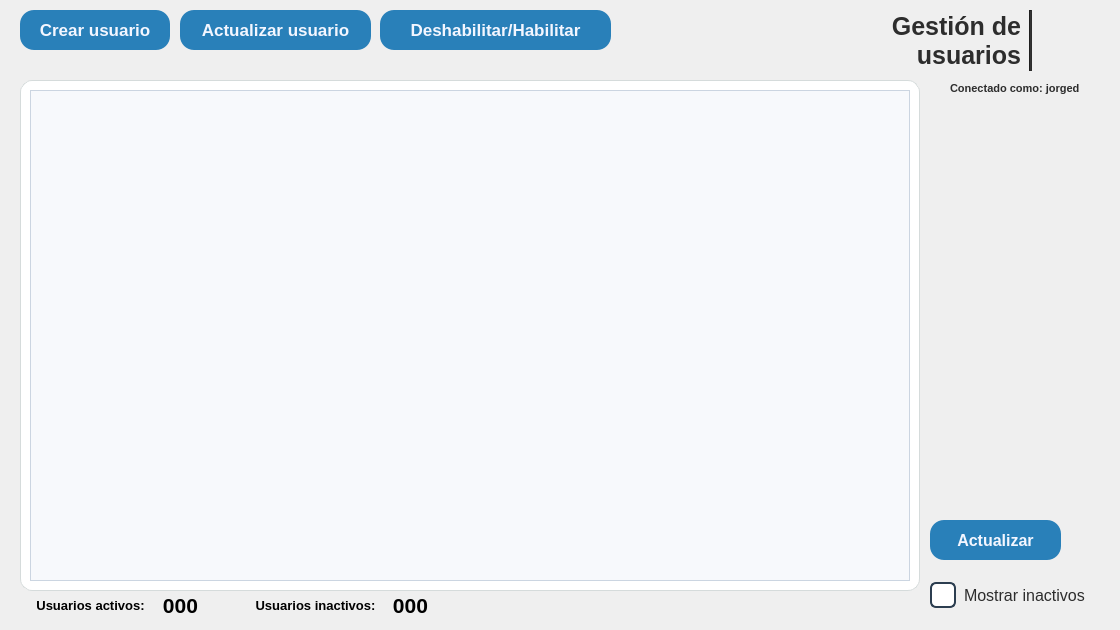
     <widget class="QWidget" name="admin_gestion_usuarios">
      <widget class="QPushButton" name="btnCrear_usuario">
       <property name="geometry">
        <rect>
         <x>20</x>
         <y>10</y>
         <width>150</width>
         <height>40</height>
        </rect>
       </property>
       <property name="sizePolicy">
        <sizepolicy hsizetype="Minimum" vsizetype="Fixed">
         <horstretch>0</horstretch>
         <verstretch>0</verstretch>
        </sizepolicy>
       </property>
       <property name="minimumSize">
        <size>
         <width>120</width>
         <height>40</height>
        </size>
       </property>
       <property name="maximumSize">
        <size>
         <width>150</width>
         <height>40</height>
        </size>
       </property>
       <property name="font">
        <font>
         <family>Segoe UI</family>
         <pointsize>13</pointsize>
         <bold>true</bold>
        </font>
       </property>
       <property name="cursor">
        <cursorShape>PointingHandCursor</cursorShape>
       </property>
       <property name="layoutDirection">
        <enum>Qt::LayoutDirection::LeftToRight</enum>
       </property>
       <property name="styleSheet">
        <string notr="true">QPushButton {
   background-color: #2980b9;
    color: #F3F6FF;
    border: none;
    padding: 8px 6px;
    border-radius: 14px;
}
QPushButton:hover {
	background-color: #0D47A1;
}</string>
       </property>
       <property name="text">
        <string>Crear usuario</string>
       </property>
       <property name="icon">
        <iconset resource="../icons/resources_ui.qrc">
         <normaloff>:/icons/new_home_white.png</normaloff>:/icons/new_home_white.png</iconset>
       </property>
       <property name="iconSize">
        <size>
         <width>18</width>
         <height>18</height>
        </size>
       </property>
      </widget>
      <widget class="QFrame" name="frameTabla_usuarios">
       <property name="geometry">
        <rect>
         <x>20</x>
         <y>80</y>
         <width>900</width>
         <height>511</height>
        </rect>
       </property>
       <property name="minimumSize">
        <size>
         <width>900</width>
         <height>450</height>
        </size>
       </property>
       <property name="maximumSize">
        <size>
         <width>16777215</width>
         <height>550</height>
        </size>
       </property>
       <property name="styleSheet">
        <string notr="true">QFrame#frameTabla_usuarios {
    border: 1px solid #d5dbdb;
    border-radius: 12px;
    background-color: white;
}</string>
       </property>
       <property name="frameShape">
        <enum>QFrame::Shape::StyledPanel</enum>
       </property>
       <property name="frameShadow">
        <enum>QFrame::Shadow::Raised</enum>
       </property>
       <layout class="QHBoxLayout" name="horizontalLayout_3">
        <item>
         <widget class="QTableView" name="tableW_usuarios">
          <property name="styleSheet">
           <string notr="true">QTableView {
    background-color: #F7F9FC;
    gridline-color: #E3E8EF;
    color: #0B1321;
    alternate-background-color: #E3F2FD;
    selection-background-color: #2980b9;
    selection-color: #FFFFFF;
    border: 1px solid #CBD5E1;
}

/* Cabecera horizontal */
QHeaderView::section {
    background-color: #ECF0F1;   /* encabezado */
    color: #2C3E50;              /* azul oscuro */
    font-weight: bold;
    border: none;
    padding: 6px;
}

/* Cabecera vertical */
QHeaderView::section:vertical {
    background-color: #ECF0F1;
    color: #2C3E50;
    font-weight: bold;
    border: none;
    padding: 4px;
}

/* Botón de esquina (arriba a la izquierda) */
QTableCornerButton::section {
    background-color: transparent;
    border: none;
}

/* Scrollbar vertical */
QScrollBar:vertical {
    background: transparent;
    width: 10px;
    margin: 2px;
}

QScrollBar::handle:vertical {
    background: #CBD5E1;
    border-radius: 4px;
    min-height: 20px;
}

QScrollBar::handle:vertical:hover {
    background: #94A3B8;
}

QScrollBar::add-line:vertical,
QScrollBar::sub-line:vertical {
    background: none;
    border: none;
    height: 0px;
}</string>
          </property>
          <property name="editTriggers">
           <set>QAbstractItemView::EditTrigger::NoEditTriggers</set>
          </property>
          <property name="alternatingRowColors">
           <bool>true</bool>
          </property>
          <property name="selectionBehavior">
           <enum>QAbstractItemView::SelectionBehavior::SelectRows</enum>
          </property>
          <property name="showGrid">
           <bool>true</bool>
          </property>
          <property name="sortingEnabled">
           <bool>true</bool>
          </property>
         </widget>
        </item>
       </layout>
      </widget>
      <widget class="QPushButton" name="btnActualizar_usuario">
       <property name="geometry">
        <rect>
         <x>180</x>
         <y>10</y>
         <width>191</width>
         <height>40</height>
        </rect>
       </property>
       <property name="sizePolicy">
        <sizepolicy hsizetype="Minimum" vsizetype="Fixed">
         <horstretch>0</horstretch>
         <verstretch>0</verstretch>
        </sizepolicy>
       </property>
       <property name="minimumSize">
        <size>
         <width>120</width>
         <height>40</height>
        </size>
       </property>
       <property name="maximumSize">
        <size>
         <width>200</width>
         <height>40</height>
        </size>
       </property>
       <property name="font">
        <font>
         <family>Segoe UI</family>
         <pointsize>13</pointsize>
         <bold>true</bold>
        </font>
       </property>
       <property name="cursor">
        <cursorShape>PointingHandCursor</cursorShape>
       </property>
       <property name="layoutDirection">
        <enum>Qt::LayoutDirection::LeftToRight</enum>
       </property>
       <property name="styleSheet">
        <string notr="true">QPushButton {
   background-color: #2980b9;
    color: #F3F6FF;
    border: none;
    padding: 8px 6px;
    border-radius: 14px;
}
QPushButton:hover {
	background-color: #0D47A1;
}</string>
       </property>
       <property name="text">
        <string>Actualizar usuario</string>
       </property>
       <property name="icon">
        <iconset resource="../icons/resources_ui.qrc">
         <normaloff>:/icons/edit_white.png</normaloff>:/icons/edit_white.png</iconset>
       </property>
       <property name="iconSize">
        <size>
         <width>18</width>
         <height>18</height>
        </size>
       </property>
      </widget>
      <widget class="QPushButton" name="btnDisable_usuario">
       <property name="geometry">
        <rect>
         <x>380</x>
         <y>10</y>
         <width>231</width>
         <height>40</height>
        </rect>
       </property>
       <property name="sizePolicy">
        <sizepolicy hsizetype="Minimum" vsizetype="Fixed">
         <horstretch>0</horstretch>
         <verstretch>0</verstretch>
        </sizepolicy>
       </property>
       <property name="minimumSize">
        <size>
         <width>120</width>
         <height>40</height>
        </size>
       </property>
       <property name="maximumSize">
        <size>
         <width>250</width>
         <height>40</height>
        </size>
       </property>
       <property name="font">
        <font>
         <family>Segoe UI</family>
         <pointsize>13</pointsize>
         <bold>true</bold>
        </font>
       </property>
       <property name="cursor">
        <cursorShape>PointingHandCursor</cursorShape>
       </property>
       <property name="layoutDirection">
        <enum>Qt::LayoutDirection::LeftToRight</enum>
       </property>
       <property name="styleSheet">
        <string notr="true">QPushButton {
   background-color: #2980b9;
    color: #F3F6FF;
    border: none;
    padding: 8px 6px;
    border-radius: 14px;
}
QPushButton:hover {
	background-color: #0D47A1;
}</string>
       </property>
       <property name="text">
        <string>Deshabilitar/Habilitar</string>
       </property>
       <property name="icon">
        <iconset resource="../icons/resources_ui.qrc">
         <normaloff>:/icons/confirm_white.png</normaloff>:/icons/confirm_white.png</iconset>
       </property>
       <property name="iconSize">
        <size>
         <width>18</width>
         <height>18</height>
        </size>
       </property>
      </widget>
      <widget class="QLabel" name="lblTitulo_usuarios">
       <property name="geometry">
        <rect>
         <x>880</x>
         <y>0</y>
         <width>141</width>
         <height>81</height>
        </rect>
       </property>
       <property name="font">
        <font>
         <family>Segoe UI</family>
         <pointsize>19</pointsize>
         <bold>true</bold>
        </font>
       </property>
       <property name="styleSheet">
        <string notr="true">color: #2d2d2d;
background-color: transparent;</string>
       </property>
       <property name="frameShape">
        <enum>QFrame::Shape::NoFrame</enum>
       </property>
       <property name="frameShadow">
        <enum>QFrame::Shadow::Plain</enum>
       </property>
       <property name="text">
        <string>Gestión de usuarios</string>
       </property>
       <property name="scaledContents">
        <bool>false</bool>
       </property>
       <property name="alignment">
        <set>Qt::AlignmentFlag::AlignRight|Qt::AlignmentFlag::AlignTrailing|Qt::AlignmentFlag::AlignVCenter</set>
       </property>
       <property name="wordWrap">
        <bool>true</bool>
       </property>
       <property name="indent">
        <number>0</number>
       </property>
      </widget>
      <widget class="QLabel" name="lblLogo_usuarios">
       <property name="geometry">
        <rect>
         <x>1039</x>
         <y>10</y>
         <width>51</width>
         <height>61</height>
        </rect>
       </property>
       <property name="minimumSize">
        <size>
         <width>50</width>
         <height>50</height>
        </size>
       </property>
       <property name="maximumSize">
        <size>
         <width>130</width>
         <height>70</height>
        </size>
       </property>
       <property name="text">
        <string/>
       </property>
       <property name="pixmap">
        <pixmap resource="../icons/resources_ui.qrc">:/logos/logo_escuela_sinFondo.png</pixmap>
       </property>
       <property name="scaledContents">
        <bool>true</bool>
       </property>
      </widget>
      <widget class="Line" name="line_4">
       <property name="geometry">
        <rect>
         <x>1029</x>
         <y>10</y>
         <width>3</width>
         <height>61</height>
        </rect>
       </property>
       <property name="minimumSize">
        <size>
         <width>3</width>
         <height>61</height>
        </size>
       </property>
       <property name="maximumSize">
        <size>
         <width>3</width>
         <height>61</height>
        </size>
       </property>
       <property name="styleSheet">
        <string notr="true">background-color: #2d2d2d;</string>
       </property>
       <property name="orientation">
        <enum>Qt::Orientation::Vertical</enum>
       </property>
      </widget>
      <widget class="QLabel" name="lblInactivos_usuarios">
       <property name="geometry">
        <rect>
         <x>380</x>
         <y>590</y>
         <width>61</width>
         <height>31</height>
        </rect>
       </property>
       <property name="font">
        <font>
         <family>Segoe UI</family>
         <pointsize>16</pointsize>
         <bold>true</bold>
        </font>
       </property>
       <property name="styleSheet">
        <string notr="true"/>
       </property>
       <property name="text">
        <string>000</string>
       </property>
       <property name="alignment">
        <set>Qt::AlignmentFlag::AlignCenter</set>
       </property>
       <property name="wordWrap">
        <bool>true</bool>
       </property>
      </widget>
      <widget class="QLabel" name="lblTarjeta1_Titulo_11">
       <property name="geometry">
        <rect>
         <x>240</x>
         <y>590</y>
         <width>151</width>
         <height>31</height>
        </rect>
       </property>
       <property name="font">
        <font>
         <family>Segoe UI</family>
         <pointsize>10</pointsize>
         <bold>true</bold>
        </font>
       </property>
       <property name="styleSheet">
        <string notr="true"/>
       </property>
       <property name="text">
        <string>Usuarios inactivos:</string>
       </property>
       <property name="alignment">
        <set>Qt::AlignmentFlag::AlignCenter</set>
       </property>
       <property name="wordWrap">
        <bool>true</bool>
       </property>
      </widget>
      <widget class="QCheckBox" name="chkMostrar_inactivos_user">
       <property name="geometry">
        <rect>
         <x>930</x>
         <y>580</y>
         <width>171</width>
         <height>31</height>
        </rect>
       </property>
       <property name="font">
        <font>
         <family>Segoe UI</family>
         <pointsize>12</pointsize>
        </font>
       </property>
       <property name="cursor">
        <cursorShape>PointingHandCursor</cursorShape>
       </property>
       <property name="styleSheet">
        <string notr="true">QCheckBox {
    spacing: 8px;
    color: #2d2d2d;
}

QCheckBox::indicator {
    width: 22px;
    height: 22px;
    border: 2px solid #2c3e50;
    border-radius: 6px;
    background: #ffffff;
}

QCheckBox::indicator:hover {
    border: 2px solid #1565C0;
}

QCheckBox::indicator:checked {
    border: 2px solid #1565C0;
    background: #2980b9;  /* mantener blanco para que Qt pinte la palomita */
}</string>
       </property>
       <property name="text">
        <string>Mostrar inactivos</string>
       </property>
       <property name="iconSize">
        <size>
         <width>20</width>
         <height>20</height>
        </size>
       </property>
       <property name="tristate">
        <bool>false</bool>
       </property>
      </widget>
      <widget class="QLabel" name="lblTarjeta1_Titulo_12">
       <property name="geometry">
        <rect>
         <x>20</x>
         <y>590</y>
         <width>141</width>
         <height>31</height>
        </rect>
       </property>
       <property name="font">
        <font>
         <family>Segoe UI</family>
         <pointsize>10</pointsize>
         <bold>true</bold>
        </font>
       </property>
       <property name="styleSheet">
        <string notr="true"/>
       </property>
       <property name="text">
        <string>Usuarios activos:</string>
       </property>
       <property name="alignment">
        <set>Qt::AlignmentFlag::AlignCenter</set>
       </property>
       <property name="wordWrap">
        <bool>true</bool>
       </property>
      </widget>
      <widget class="QLabel" name="lblActivos_usuarios">
       <property name="geometry">
        <rect>
         <x>150</x>
         <y>590</y>
         <width>61</width>
         <height>31</height>
        </rect>
       </property>
       <property name="font">
        <font>
         <family>Segoe UI</family>
         <pointsize>16</pointsize>
         <bold>true</bold>
        </font>
       </property>
       <property name="styleSheet">
        <string notr="true"/>
       </property>
       <property name="text">
        <string>000</string>
       </property>
       <property name="alignment">
        <set>Qt::AlignmentFlag::AlignCenter</set>
       </property>
       <property name="wordWrap">
        <bool>true</bool>
       </property>
      </widget>
      <widget class="QPushButton" name="btnActualizar_tabla_user">
       <property name="geometry">
        <rect>
         <x>930</x>
         <y>520</y>
         <width>131</width>
         <height>40</height>
        </rect>
       </property>
       <property name="sizePolicy">
        <sizepolicy hsizetype="Minimum" vsizetype="Fixed">
         <horstretch>0</horstretch>
         <verstretch>0</verstretch>
        </sizepolicy>
       </property>
       <property name="minimumSize">
        <size>
         <width>70</width>
         <height>40</height>
        </size>
       </property>
       <property name="maximumSize">
        <size>
         <width>150</width>
         <height>40</height>
        </size>
       </property>
       <property name="font">
        <font>
         <family>Segoe UI</family>
         <pointsize>12</pointsize>
         <bold>true</bold>
        </font>
       </property>
       <property name="cursor">
        <cursorShape>PointingHandCursor</cursorShape>
       </property>
       <property name="mouseTracking">
        <bool>true</bool>
       </property>
       <property name="tabletTracking">
        <bool>false</bool>
       </property>
       <property name="acceptDrops">
        <bool>false</bool>
       </property>
       <property name="layoutDirection">
        <enum>Qt::LayoutDirection::LeftToRight</enum>
       </property>
       <property name="autoFillBackground">
        <bool>false</bool>
       </property>
       <property name="styleSheet">
        <string notr="true">QPushButton {
   background-color: #2980b9;
    color: #F3F6FF;
    border: none;
    padding: 8px 6px;
    border-radius: 14px;
}
QPushButton:hover {
	background-color: #0D47A1;
}</string>
       </property>
       <property name="text">
        <string>Actualizar</string>
       </property>
       <property name="icon">
        <iconset resource="../icons/resources_ui.qrc">
         <normaloff>:/icons/actualizar.png</normaloff>:/icons/actualizar.png</iconset>
       </property>
       <property name="iconSize">
        <size>
         <width>40</width>
         <height>40</height>
        </size>
       </property>
      </widget>
      <widget class="QLabel" name="lblIcon_conectado_como_2">
       <property name="geometry">
        <rect>
         <x>930</x>
         <y>80</y>
         <width>16</width>
         <height>16</height>
        </rect>
       </property>
       <property name="font">
        <font>
         <family>Segoe UI</family>
         <pointsize>8</pointsize>
         <bold>true</bold>
        </font>
       </property>
       <property name="styleSheet">
        <string notr="true">color: #2d2d2d</string>
       </property>
       <property name="text">
        <string/>
       </property>
       <property name="pixmap">
        <pixmap resource="../icons/resources_ui.qrc">:/icons/usuario-activo.png</pixmap>
       </property>
       <property name="scaledContents">
        <bool>true</bool>
       </property>
       <property name="alignment">
        <set>Qt::AlignmentFlag::AlignLeading|Qt::AlignmentFlag::AlignLeft|Qt::AlignmentFlag::AlignVCenter</set>
       </property>
      </widget>
      <widget class="QLabel" name="lblConectado_como_2">
       <property name="geometry">
        <rect>
         <x>950</x>
         <y>80</y>
         <width>161</width>
         <height>16</height>
        </rect>
       </property>
       <property name="font">
        <font>
         <family>Segoe UI</family>
         <pointsize>8</pointsize>
         <bold>true</bold>
        </font>
       </property>
       <property name="styleSheet">
        <string notr="true">color: #2d2d2d</string>
       </property>
       <property name="text">
        <string>Conectado como: jorged</string>
       </property>
       <property name="alignment">
        <set>Qt::AlignmentFlag::AlignLeading|Qt::AlignmentFlag::AlignLeft|Qt::AlignmentFlag::AlignVCenter</set>
       </property>
      </widget>
     </widget>
